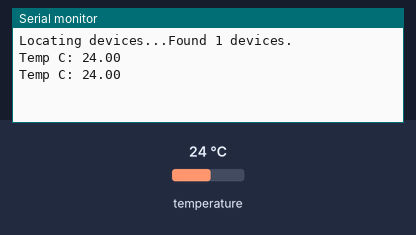
Simulated run of this sketch. Board: Arduino Uno, built with avr-gcc and run on an emulated ATmega328P. Parts: the last lines printed to the serial monitor. Inputs (shaded band) come from the test bench; at power-on: temperature 24 °C.

Above: at 2.0 s.
2.1 s: temperature set to 12 °C
At 3.1 s:
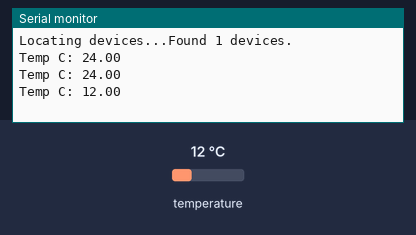
3.6 s: temperature set to 19 °C
At 3.6 s:
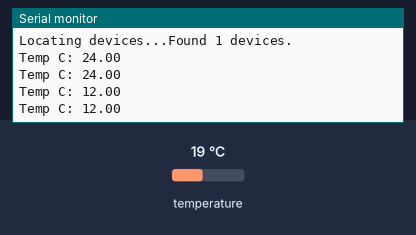
Timing chart, 0 to 6.6 s (numbered marks = the images above; inputs shaded):
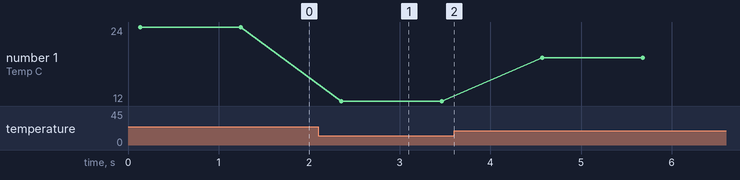

The sketch:

temperature.ino
```cpp
#include <OneWire.h>
#include <DallasTemperature.h>

#define ONE_WIRE_BUS 2

// Setup a oneWire instance to communicate with any OneWire devices (not just Maxim/Dallas temperature ICs)
OneWire oneWire(ONE_WIRE_BUS);

// Pass our oneWire reference to Dallas Temperature.
DallasTemperature sensors(&oneWire);

// arrays to hold device address
DeviceAddress insideThermometer;

void setup(void) {
  Serial.begin(9600);

  // locate devices on the bus
  Serial.print("Locating devices...");
  sensors.begin();
  Serial.print("Found ");
  Serial.print(sensors.getDeviceCount(), DEC);
  Serial.println(" devices.");

  if (!sensors.getAddress(insideThermometer, 0)) Serial.println("Unable to find address for Device 0");

  // show the addresses we found on the bus
//  Serial.print("Device 0 Address: ");
//  printAddress(insideThermometer);
//  Serial.println();

  // set the resolution to 9 bit (Each Dallas/Maxim device is capable of several different resolutions)
  sensors.setResolution(insideThermometer, 9);

//  Serial.print("Device 0 Resolution: ");
//  Serial.print(sensors.getResolution(insideThermometer), DEC);
//  Serial.println();
}

// function to print the temperature for a device
void printTemperature(DeviceAddress deviceAddress) {
  // method 1 - slower
  //Serial.print("Temp C: ");
  //Serial.print(sensors.getTempC(deviceAddress));
  //Serial.print(" Temp F: ");
  //Serial.print(sensors.getTempF(deviceAddress)); // Makes a second call to getTempC and then converts to Fahrenheit

  // method 2 - faster
  float tempC = sensors.getTempC(deviceAddress);
  Serial.print("Temp C: ");
  Serial.println(tempC);
//  Serial.print(" Temp F: ");
//  Serial.println(DallasTemperature::toFahrenheit(tempC)); // Converts tempC to Fahrenheit
}

void loop(void)
{
//  Serial.print("Requesting temperatures...");
  sensors.requestTemperatures(); // Send the command to get temperatures
//  Serial.println("DONE");

  printTemperature(insideThermometer); // Use a simple function to print out the data
  delay(1000);
}

// function to print a device address
void printAddress(DeviceAddress deviceAddress) {
  for (uint8_t i = 0; i < 8; i++) {
    if (deviceAddress[i] < 16) Serial.print("0");
    Serial.print(deviceAddress[i], HEX);
  }
}
```

Measured:
- after the input at 2.1 s, the serial monitor: prints a new line after 0.25 s (image 1)
- plotted number 1: 24 → 12 after the input at 2.1 s, 12 → 19 after the input at 3.6 s
